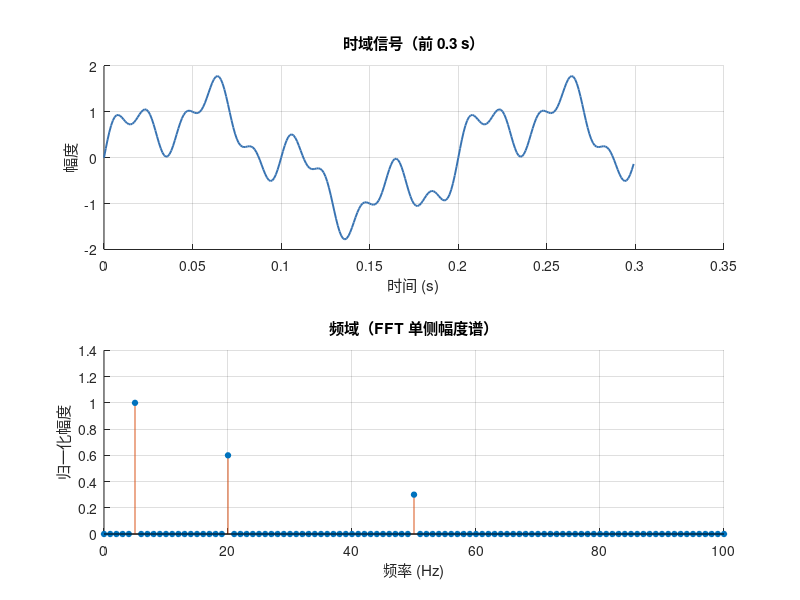

MATLAB code to generate this figure:
% gen_fft_demo.m — 示例一：FFT 分解复合信号
outfile = 'e:\AI-Link Group\fft_demo.png';

fs = 1000;
t  = (0:fs-1) / fs;

x = sin(2*pi*5*t) + 0.6*sin(2*pi*20*t) + 0.3*sin(2*pi*50*t);

N    = length(x);
X    = fft(x);
amp  = abs(X(1:N/2+1)) / (N/2);
amp(1) = amp(1) / 2;
freqs = (0:N/2) * fs / N;

fig = figure('Position', [100 100 820 500], 'Color', 'w', 'Visible', 'off');

subplot(2,1,1);
plot(t(1:300), x(1:300), 'Color', [0.22 0.45 0.70], 'LineWidth', 1.4);
xlabel('时间 (s)'); ylabel('幅度');
title('时域信号（前 0.3 s）');
grid on; box off;

subplot(2,1,2);
stem(freqs, amp, 'filled', 'MarkerSize', 4, 'Color', [0.85 0.33 0.10]);
xlabel('频率 (Hz)'); ylabel('归一化幅度');
title('频域（FFT 单侧幅度谱）');
xlim([0 100]); grid on; box off;

exportgraphics(fig, outfile, 'Resolution', 150);
disp(['Saved: ' outfile]);
